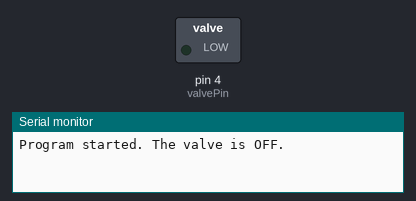
A sketch run on a simulated Arduino Uno, built with avr-gcc and run on an emulated ATmega328P. Parts: switched loads named in the sketch (green lamp = pin HIGH), the last lines printed to the serial monitor.

Above: at 15.0 s.
At 45.0 s:
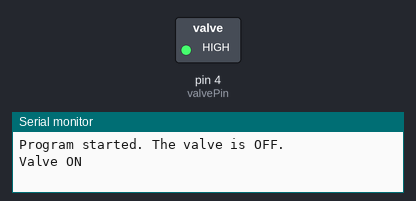
Timing chart, 0 to 78.0 s (numbered marks = the images above):
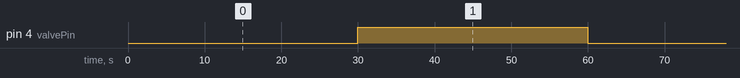

Measured:
- by itself, pin 4 (valvePin): alternates HIGH for 30.0 s and LOW for 30.0 s

The sketch:

LS_humidity_program_intscrub2.ino
```cpp
int additional_stabilization = 0;
const int valvePin = 4;

// The interval in milliseconds (5000 ms = 5 seconds)
const unsigned long interval = 30000;

// This variable stores the last time the state was changed.
unsigned long previousMillis = 0;

// This variable will track the current state of the valve (ON or OFF).
bool valveState = false;

void setup() {
  // Set the valve pin as an output.
  pinMode(valvePin, OUTPUT);

  // Initialize the serial communication.
  Serial.begin(9600);

  // Start with the valve off.
  digitalWrite(valvePin, LOW);
  Serial.println("Program started. The valve is OFF.");
}

void loop() {
  // Get the current time in milliseconds.
  unsigned long currentMillis = millis();

  // Check if the required time has passed since the last state change.
  if (currentMillis - previousMillis >= interval) {
    // Save the current time as the last time the state was changed.
    previousMillis = currentMillis;

    // Toggle the state.
    valveState = !valveState;

    // Turn the valve on or off based on the new state.
    if (valveState) {
      digitalWrite(valvePin, HIGH);
      Serial.println("Valve ON");
    } else {
      digitalWrite(valvePin, LOW);
      Serial.println("Valve OFF");
    }
  }
}
```
